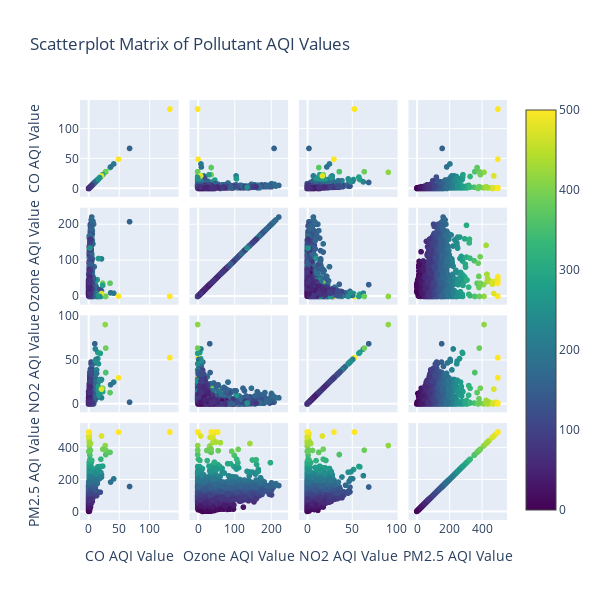

This figure's notebook cell:
### Markdown cell above
**Scatterplot Matrix of Pollutant AQI Values**

### Code cell
import plotly.graph_objects as go

# Define the data and variables
data = data[['CO AQI Value', 'Ozone AQI Value', 'NO2 AQI Value', 'PM2.5 AQI Value']]

# Create the scatterplot matrix
fig = go.Figure(data=go.Splom(
    dimensions=[
        dict(label='CO AQI Value', values=data['CO AQI Value']),
        dict(label='Ozone AQI Value', values=data['Ozone AQI Value']),
        dict(label='NO2 AQI Value', values=data['NO2 AQI Value']),
        dict(label='PM2.5 AQI Value', values=data['PM2.5 AQI Value'])
    ],
    marker=dict(color=data['PM2.5 AQI Value'], colorscale='Viridis', showscale=True)
))

# Set axis titles and layout
fig.update_layout(
    title='Scatterplot Matrix of Pollutant AQI Values',
    height=600,
    width=600,
    scene=dict(
        xaxis=dict(title='CO AQI Value'),
        yaxis=dict(title='Ozone AQI Value'),
        zaxis=dict(title='NO2 AQI Value')
    )
)

# Show the plot
fig.show()

### Figure 1 — Plotly figure (JSON) as saved in the notebook; plotly's stock layout.template omitted (floating-point values rounded to 4 significant figures; data arrays with more than 128 entries replaced by an {"elided": "..."} marker saying what was removed)
{"data": [{"dimensions": [{"label": "CO AQI Value", "values": {"elided": "16695 int values"}}, {"label": "Ozone AQI Value", "values": {"elided": "16695 int values"}}, {"label": "NO2 AQI Value", "values": {"elided": "16695 int values"}}, {"label": "PM2.5 AQI Value", "values": {"elided": "16695 int values"}}], "marker": {"color": {"elided": "16695 int values"}, "colorscale": [[0, "#440154"], [0.1111, "#482878"], [0.2222, "#3e4989"], [0.3333, "#31688e"], [0.4444, "#26828e"], [0.5556, "#1f9e89"], [0.6667, "#35b779"], [0.7778, "#6ece58"], [0.8889, "#b5de2b"], [1, "#fde725"]], "showscale": true}, "type": "splom"}], "layout": {"height": 600, "scene": {"xaxis": {"title": {"text": "CO AQI Value"}}, "yaxis": {"title": {"text": "Ozone AQI Value"}}, "zaxis": {"title": {"text": "NO2 AQI Value"}}}, "title": {"text": "Scatterplot Matrix of Pollutant AQI Values"}, "width": 600}}
